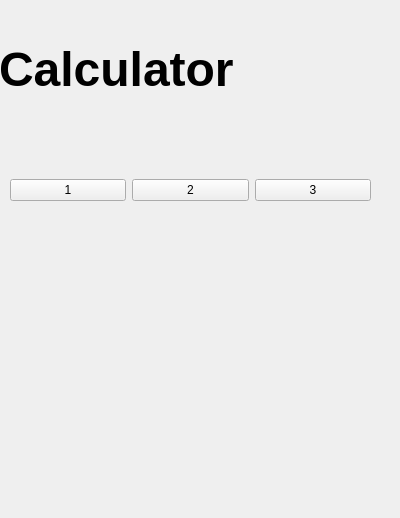
<?xml version="1.0" encoding="UTF-8"?>
<ui version="4.0">
 <class>Form</class>
 <widget class="QWidget" name="Form">
  <property name="geometry">
   <rect>
    <x>0</x>
    <y>0</y>
    <width>400</width>
    <height>518</height>
   </rect>
  </property>
  <property name="windowTitle">
   <string>Form</string>
  </property>
  <widget class="QWidget" name="horizontalLayoutWidget">
   <property name="geometry">
    <rect>
     <x>-1</x>
     <y>30</y>
     <width>401</width>
     <height>80</height>
    </rect>
   </property>
   <layout class="QHBoxLayout" name="horizontalLayout">
    <item>
     <widget class="QLabel" name="label">
      <property name="toolTip">
       <string extracomment="My Calculator"/>
      </property>
      <property name="text">
       <string>&lt;html&gt;&lt;head/&gt;&lt;body&gt;&lt;p align=&quot;justify&quot;&gt;&lt;span style=&quot; font-size:36pt; font-weight:700;&quot;&gt;Calculator&lt;/span&gt;&lt;/p&gt;&lt;/body&gt;&lt;/html&gt;</string>
      </property>
     </widget>
    </item>
   </layout>
  </widget>
  <widget class="QLabel" name="label_2">
   <property name="geometry">
    <rect>
     <x>0</x>
     <y>120</y>
     <width>391</width>
     <height>71</height>
    </rect>
   </property>
   <property name="text">
    <string/>
   </property>
  </widget>
  <widget class="QWidget" name="horizontalLayoutWidget_2">
   <property name="geometry">
    <rect>
     <x>10</x>
     <y>150</y>
     <width>361</width>
     <height>80</height>
    </rect>
   </property>
   <layout class="QHBoxLayout" name="horizontalLayout_2">
    <item>
     <widget class="QPushButton" name="pb_1">
      <property name="enabled">
       <bool>true</bool>
      </property>
      <property name="text">
       <string>1</string>
      </property>
     </widget>
    </item>
    <item>
     <widget class="QPushButton" name="pb_2">
      <property name="enabled">
       <bool>true</bool>
      </property>
      <property name="text">
       <string>2</string>
      </property>
     </widget>
    </item>
    <item>
     <widget class="QPushButton" name="pb_3">
      <property name="text">
       <string>3</string>
      </property>
     </widget>
    </item>
   </layout>
  </widget>
 </widget>
 <resources/>
 <connections/>
</ui>
